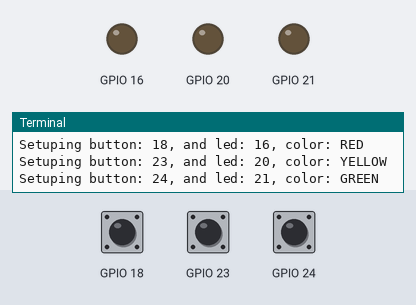
A program run on a simulated Raspberry Pi (BCM pin numbers). Parts: output pins drawn as LEDs (lit = HIGH), the last lines printed to the terminal. Inputs (shaded band) come from the test bench; at power-on: GPIO 18 HIGH, GPIO 23 HIGH, GPIO 24 HIGH.

Above: at 1.2 s.
1.3 s: GPIO 18 pulled LOW for 0.15 s
At 1.4 s:
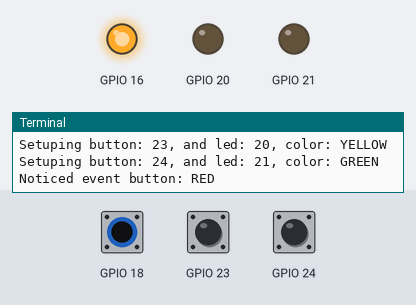
3.0 s: GPIO 23 pulled LOW for 0.15 s
At 3.1 s:
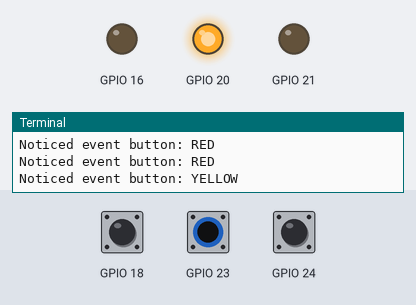
4.7 s: GPIO 24 pulled LOW for 0.15 s
At 4.8 s:
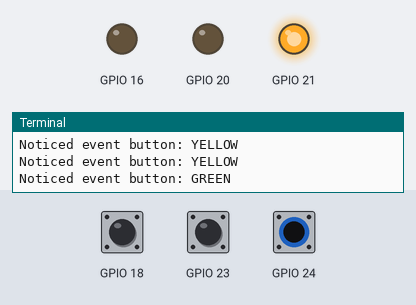
6.4 s: GPIO 24 pulled LOW for 3.2 s
At 10.8 s:
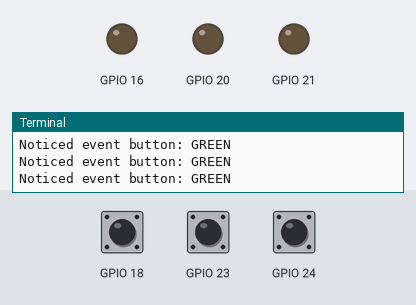
11.1 s: GPIO 18 pulled LOW for 3.2 s
At 12.2 s:
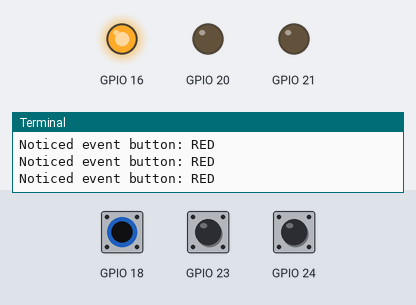
15.8 s: GPIO 18 driven LOW and GPIO 23 driven LOW
At 16.2 s:
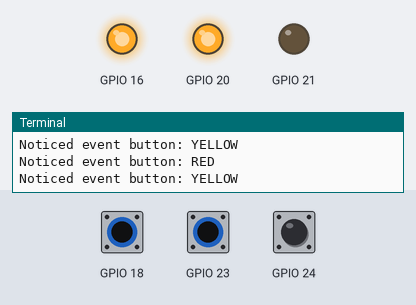
Timing chart, 0 to 18.3 s (numbered marks = the images above; inputs shaded):
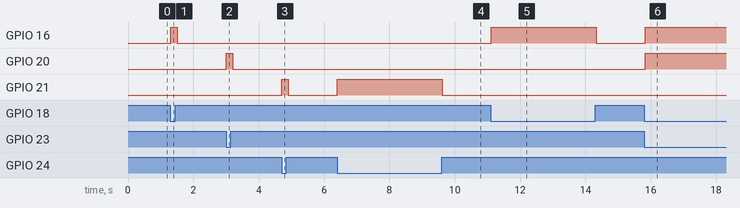

Measured:
- after the input at 1.3 s, GPIO 16: LOW → HIGH at once, → LOW 0.20 s later
- after the input at 3.0 s, GPIO 20: LOW → HIGH at once, → LOW 0.20 s later
- after the input at 4.7 s, GPIO 21: LOW → HIGH at once, → LOW 0.20 s later
- after the input at 6.4 s, GPIO 21: LOW → HIGH at once, → LOW 3.2 s later
- after the input at 11.1 s, GPIO 16: LOW → HIGH at once, → LOW 3.2 s later
- after the input at 15.8 s, GPIO 16, GPIO 20: LOW → HIGH at once

The program:

simple_leds_and_buttons.py
```python
from functools import wraps
from time import sleep
import RPi.GPIO as GPIO
import signal

RED_BUTTON = 18
YELLOW_BUTTON = 23
GREEN_BUTTON = 24

RED_LED = 16
YELLOW_LED = 20
GREEN_LED = 21

layout = {RED_BUTTON: (RED_LED, "RED"),
          YELLOW_BUTTON: (YELLOW_LED, "YELLOW"),
          GREEN_BUTTON: (GREEN_LED, "GREEN")}

GPIO.setmode(GPIO.BCM)


def memoize(func):
    cache = func.cache = {}
    @wraps(func)
    def memoized_func(*args, **kwargs):
        key = str(args) + str(kwargs)
        if key not in cache:
            cache[key] = func(*args, **kwargs)
        return cache[key]
    return memoized_func


def setup():
    for button, (led, color) in layout.items():
        print("Setuping button: {}, and led: {}, color: {}".format(button, led, color))
        GPIO.setup(button, GPIO.IN, pull_up_down=GPIO.PUD_UP)
        GPIO.setup(led, GPIO.OUT)


@memoize
def cleanup(signum=None, frame=None):
    for _, (led, color) in layout.items():
        print("Cleanning led up: {}, color: {}".format(led, color))
        GPIO.output(led, False)
    GPIO.cleanup()


def work():
    try:
        while True:
            for button, (led, color) in layout.items():
                if not GPIO.input(button):
                    print("Noticed event button: {}".format(color))
                GPIO.output(led, not GPIO.input(button))
            sleep(0.1)
    finally:
        cleanup()


if "__main__" == __name__:
    signal.signal(signal.SIGTERM, cleanup)
    setup()
    work()
```
